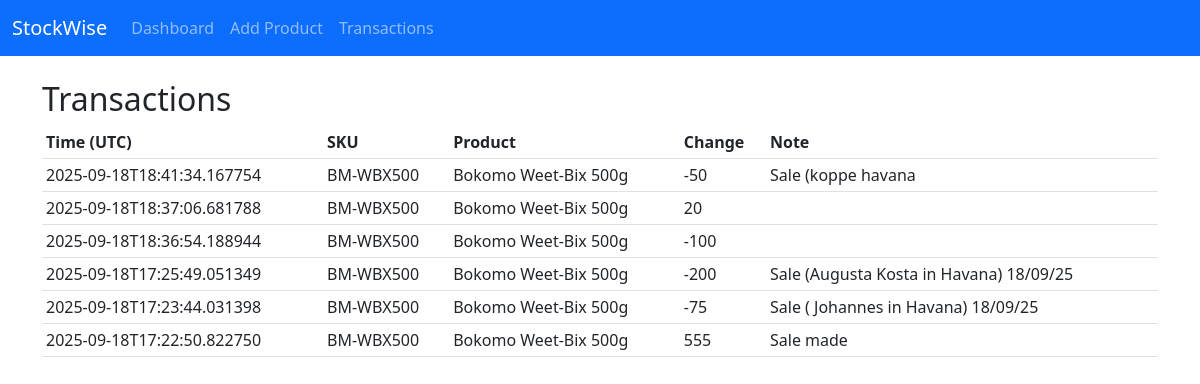
The page /reports/transactions on the database its author committed.
### tables this page shows
CREATE TABLE transactions (
            id INTEGER PRIMARY KEY AUTOINCREMENT,
            product_id INTEGER,
            change_qty INTEGER,
            note TEXT,
            timestamp TEXT,
            FOREIGN KEY(product_id) REFERENCES products(id)
        );

CREATE TABLE products (
            id INTEGER PRIMARY KEY AUTOINCREMENT,
            name TEXT NOT NULL,
            sku TEXT,
            cost_price REAL DEFAULT 0,
            selling_price REAL DEFAULT 0,
            quantity INTEGER DEFAULT 0
        );

### app.py (the view)
@app.route('/reports/transactions')
def transactions():
    conn = get_db_connection()
    txs = conn.execute('SELECT t.*, p.name as product_name, p.sku as sku FROM transactions t JOIN products p ON p.id=t.product_id ORDER BY t.timestamp DESC').fetchall()
    conn.close()
    return render_template('transactions.html', transactions=txs)

### app.py (called while the page is built)
def get_db_connection():
    conn = sqlite3.connect(DB)
    conn.row_factory = sqlite3.Row
    return conn

### templates/transactions.html
{% extends "base.html" %}
{% block content %}
<h2>Transactions</h2>
<table class="table table-sm">
<thead><tr><th>Time (UTC)</th><th>SKU</th><th>Product</th><th>Change</th><th>Note</th></tr></thead>
<tbody>
{% for t in transactions %}
<tr>
  <td>{{ t['timestamp'] }}</td>
  <td>{{ t['sku'] }}</td>
  <td>{{ t['product_name'] }}</td>
  <td>{{ t['change_qty'] }}</td>
  <td>{{ t['note'] }}</td>
</tr>
{% endfor %}
</tbody>
</table>
{% endblock %}

### rows shown on the page
transactions: timestamp "2025-09-18T18:41:34.167754", sku "BM-WBX500", product_name "Bokomo Weet-Bix 500g", change_qty "-50", note "Sale (koppe havana"
transactions: timestamp "2025-09-18T18:37:06.681788", sku "BM-WBX500", product_name "Bokomo Weet-Bix 500g", change_qty "20"
transactions: timestamp "2025-09-18T18:36:54.188944", sku "BM-WBX500", product_name "Bokomo Weet-Bix 500g", change_qty "-100"
transactions: timestamp "2025-09-18T17:25:49.051349", sku "BM-WBX500", product_name "Bokomo Weet-Bix 500g", change_qty "-200", note "Sale (Augusta Kosta in Havana) 18/09/25"
transactions: timestamp "2025-09-18T17:23:44.031398", sku "BM-WBX500", product_name "Bokomo Weet-Bix 500g", change_qty "-75", note "Sale ( Johannes in Havana) 18/09/25"
transactions: timestamp "2025-09-18T17:22:50.822750", sku "BM-WBX500", product_name "Bokomo Weet-Bix 500g", change_qty "555", note "Sale made"
